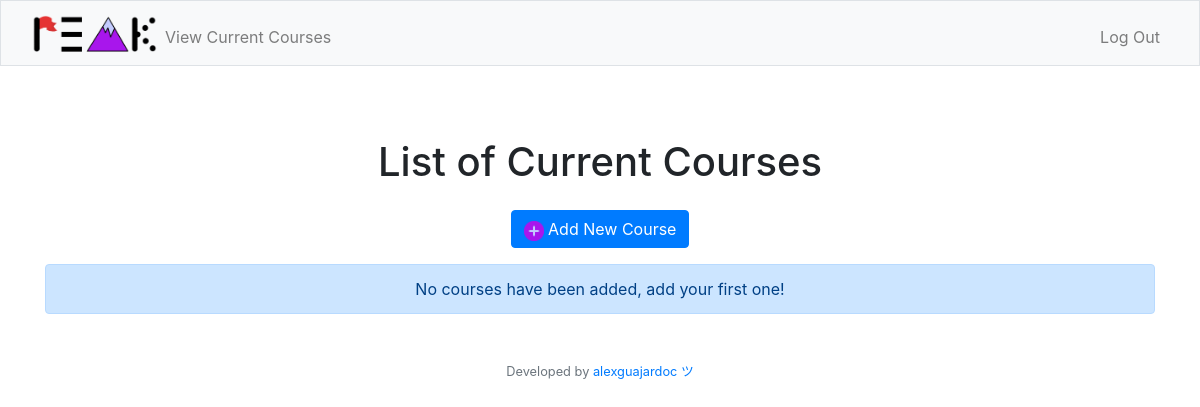
Page /current (signed in) on the earlier database version.
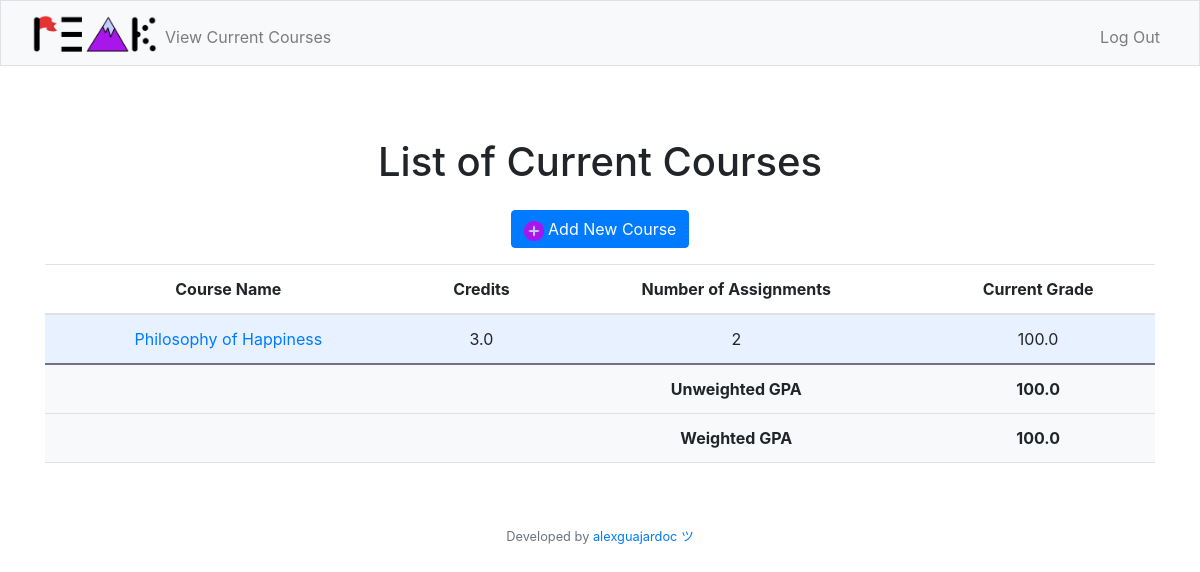
Same page on the later database version.
### tables this page shows
CREATE TABLE courses (course_id INTEGER PRIMARY KEY AUTOINCREMENT NOT NULL, course_name TEXT NOT NULL, credits REAL NOT NULL, grade REAL NOT NULL, assignmentcount INTEGER NOT NULL, user_id INTEGER, period_id INTEGER, FOREIGN KEY (user_id) REFERENCES users(user_id), FOREIGN KEY (period_id) REFERENCES periods(period_id));

### app.py (the view)
@app.route("/current")
@login_required
def current():
    courses = crsr.execute("SELECT course_name, credits, assignmentcount, grade FROM courses WHERE user_id = ?", (session["user_id"],)).fetchall()
    unweighted_gpa = crsr.execute("SELECT SUM(grade) / COUNT(grade) FROM courses WHERE user_id = ?", (session["user_id"],)).fetchall()
    weighted_gpa = crsr.execute("SELECT SUM(grade * credits) / SUM(credits) FROM courses WHERE user_id = ?", (session["user_id"],)).fetchall()
    return render_template("current.html", courses=courses, unweighted_gpa=unweighted_gpa[0][0], weighted_gpa=weighted_gpa[0][0])

### helpers.py (called while the page is built)
def login_required(f):
    @wraps(f)
    def decorated_function(*args, **kwargs):
        if session.get("user_id") is None:
            return redirect("/login")
        return f(*args, **kwargs)
    return decorated_function

### templates/current.html (shortened to what this page needs)
{% extends "layout.html" %}
{% block main %}
    <div class="container">
        <h1 class="my-4">List of Current Courses</h1>
        <div class="mb-3">
            <a href="/newcourse" class="btn btn-primary">
                <img src="/static/plusbutton.png" width="20px" height="20px"></img>
                Add New Course
            </a>
        </div>
        {% if courses == [] %}
        <div class="alert alert-primary mb-0 text-center" role="alert">
            No courses have been added, add your first one!
        </div>
        {% endif %}
        {% if courses != [] %}
        <table class="table">
            <thead>
                <tr>
                    <th scope="col">Course Name</th>
                    <th scope="col">Credits</th>
                    <th scope="col">Number of Assignments</th>
                    <th scope="col">Current Grade</th>
                </tr>
            </thead>
            <tbody>
                {% for course in courses %}
                <tr>
                    <td> <a href="/assignments?course={{ course[0] }}">{{ course[0] }}</a></td>
                    <td>{{ course[1] }}</td>
                    <td>{{ course[2] }}</td>
                    <td>{{ course[3] | round(2) }}</td>
                </tr>
                {% endfor %}
                <tr style="background-color: #f8f9fa; font-weight: bold; border-top: 2px solid #6c757d;">
                    <td> </td>
                    <td> </td>
                    <td>Unweighted GPA</td>
                    <td>{{ unweighted_gpa | round(2) }}</td>
                </tr>
                <tr style="background-color: #f8f9fa; font-weight: bold;">
                    <td> </td>
                    <td> </td>
                    <td>Weighted GPA</td>
                    <td>{{ weighted_gpa | round(2) }}</td>
                </tr>
            </tbody>
        </table>
        {% endif %}
    </div>
{% endblock %}

### templates/layout.html (shortened to what this page needs)
<!DOCTYPE html>
<html lang="en">
    <head>
        <link href="https://cdn.jsdelivr.net/npm/bootstrap@5.1.3/dist/css/bootstrap.min.css" rel="stylesheet">
        <link href="/static/styles.css" rel="stylesheet">
        <link rel="stylesheet" href="https://stackpath.bootstrapcdn.com/bootstrap/4.3.1/css/bootstrap.min.css">
    </head>
    <body>
        <nav class="bg-light border navbar navbar-expand-md navbar-light">
            <div class="container-fluid">
                <a href="/">
                    <img alt="logo" src="/static/peaklogo.png" width="125" height="37">
                </a>
                <div class="collapse navbar-collapse" id="navbar">
                    {% if session["user_id"] %}
                        <ul class="navbar-nav me-auto mt-2">
                            <li class="nav-item"><a class="nav-link" href="/current">View Current Courses</a></li>
                        </ul>
                        <ul class="navbar-nav ms-auto mt-2">
                            <li class="nav-item"><a class="nav-link" href="/logout">Log Out</a></li>
                        </ul>
                    {% else %}
                        <ul class="navbar-nav ms-auto mt-2">
                            <li class="nav-item"><a class="nav-link" href="/register">Register</a></li>
                            <li class="nav-item"><a class="nav-link" href="/login">Log In</a></li>
                        </ul>
                    {% endif %}
                </div>
            </div>
        </nav>
        <main class="container-fluid py-5 text-center">
            {% block main %}{% endblock %}
        </main>
        <footer class="mb-5 small text-center text-muted">
            Developed by <a href="https://github.com/alexguajardoc">alexguajardoc ツ</a>
        </footer>
    </body>
</html>

### static/styles.css (style rules this page uses)
table th, table td { padding: 0.75rem; vertical-align: middle; }
tbody tr:nth-of-type(odd) { background-color: rgb(179, 208, 255, 0.3) }
h1 { font-size: 60px; }

Differences in the rows shown:
added courses: course_name "Philosophy of Happiness", credits "3.0", assignmentcount "2", grade "100.0"
Other differences:
{{ unweighted_gpa | round(2) }}: (not shown) → "100.0"
{{ weighted_gpa | round(2) }}: (not shown) → "100.0"
text no longer shown: "No courses have been added, add your first one!"
text now shown: "Course Name Credits Number of Assignments Current Grade Unweighted GPA Weighted GPA"
